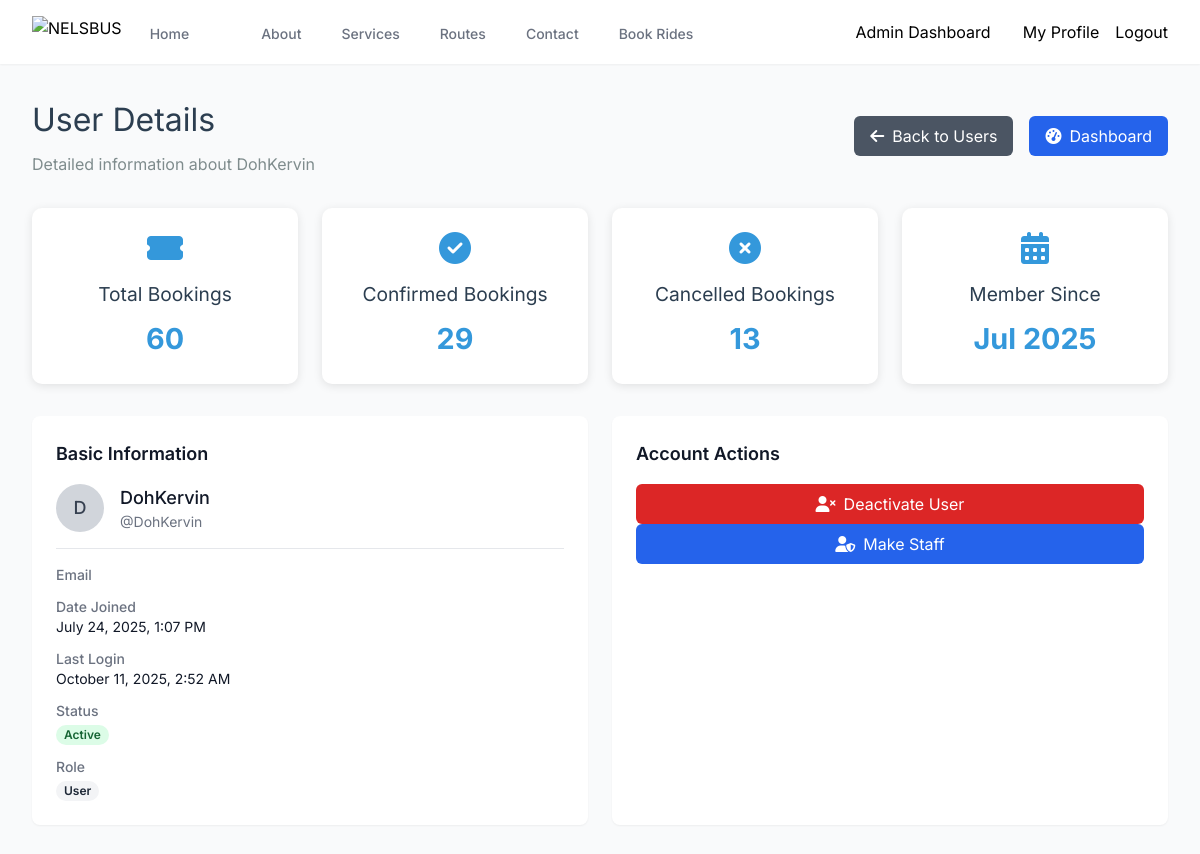
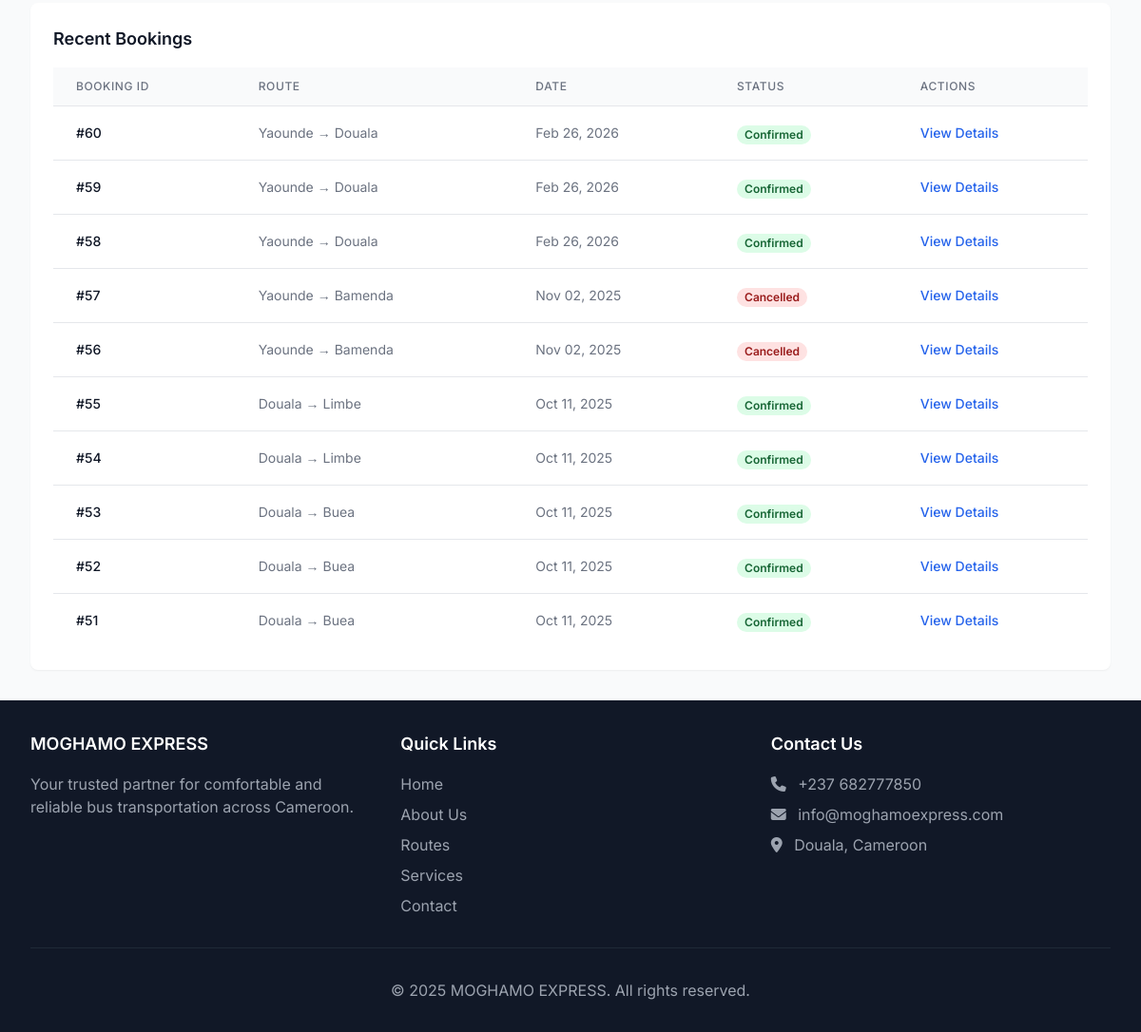
The page /manage-users/9/ (signed in) on the database its author committed (2 pictures, top to bottom).
### NelsaApp/models.py (models this page shows, shortened)
class Booking(models.Model):
    STATUS_CHOICES = [('Confirmed', 'Confirmed'), ('Cancelled', 'Cancelled'), ('Pending', 'Pending')]
    passenger = models.ForeignKey(Passenger, on_delete=models.CASCADE)
    schedule = models.ForeignKey(Schedule, on_delete=models.CASCADE)
    seat_number = models.IntegerField()
    status = models.CharField(max_length=10, choices=STATUS_CHOICES, default='Pending')
    booking_date = models.DateTimeField(auto_now_add=True)
    booking_group = models.ForeignKey(BookingGroup, on_delete=models.CASCADE, related_name='bookings', null=True, blank=True)

class Schedule(models.Model):
    bus = models.ForeignKey(Bus, on_delete=models.CASCADE)
    route = models.ForeignKey(Route, on_delete=models.CASCADE, related_name='schedules')
    departure_time = models.DateTimeField()
    arrival_time = models.DateTimeField()
    price = models.DecimalField(max_digits=10, decimal_places=2)
    is_available = models.BooleanField(default=True)

class Route(models.Model):
    start_location = models.CharField(max_length=100)
    end_location = models.CharField(max_length=100)
    distance = models.FloatField()
    duration = models.FloatField(default=0)  # Duration in hours
    price = models.DecimalField(max_digits=10, decimal_places=2, default=0)  # Base price for the route
    class Meta:
        unique_together = ('start_location', 'end_location')

### NelsaApp/views.py (the view)
# urls.py: path('manage-users/<int:user_id>/', views.admin_user_detail, name='admin_user_detail'),
@login_required
@user_passes_test(lambda u: u.is_staff)
def admin_user_detail(request, user_id):
    user = get_object_or_404(User, id=user_id)
    try:
        passenger = Passenger.objects.get(email=user.email)
        bookings = Booking.objects.filter(passenger=passenger).select_related('schedule', 'schedule__bus', 'schedule__route').order_by('-booking_date')
    except Passenger.DoesNotExist:
        bookings = []
    total_bookings = len(bookings)
    confirmed_bookings = len([b for b in bookings if b.status == 'Confirmed'])
    cancelled_bookings = len([b for b in bookings if b.status == 'Cancelled'])
    context = {
        'user_detail': user,
        'bookings': bookings[:10],  # Show only last 10 bookings
        'total_bookings': total_bookings,
        'confirmed_bookings': confirmed_bookings,
        'cancelled_bookings': cancelled_bookings,
    }
    return render(request, 'NelsaApp/admin_user_detail.html', context)

### NelsaApp/templates/NelsaApp/admin_user_detail.html (shortened to what this page needs)
{% extends 'NelsaApp/admin.html' %}
{% load static %}
{% block content %}
<div class="admin-user-detail">
    <div class="admin-header">
        <div class="flex items-center justify-between mb-4">
            <div>
                <h1>User Details</h1>
                <p>Detailed information about {{ user_detail.username }}</p>
            </div>
            <div class="flex space-x-2">
                <a href="{% url 'admin_users' %}" class="bg-gray-600 text-white px-4 py-2 rounded-md hover:bg-gray-700 focus:outline-none focus:ring-2 focus:ring-gray-500">
                    <i class="fas fa-arrow-left mr-2"></i>Back to Users
                </a>
                <a href="{% url 'admin_dashboard' %}" class="bg-blue-600 text-white px-4 py-2 rounded-md hover:bg-blue-700 focus:outline-none focus:ring-2 focus:ring-blue-500">
                    <i class="fas fa-tachometer-alt mr-2"></i>Dashboard
                </a>
            </div>
        </div>
    </div>
    <div class="admin-stats mb-8">
        <div class="stat-card">
            <i class="fas fa-ticket-alt"></i>
            <h3>Total Bookings</h3>
            <p class="stat-number">{{ total_bookings }}</p>
        </div>
        <div class="stat-card">
            <i class="fas fa-check-circle"></i>
            <h3>Confirmed Bookings</h3>
            <p class="stat-number">{{ confirmed_bookings }}</p>
        </div>
        <div class="stat-card">
            <i class="fas fa-times-circle"></i>
            <h3>Cancelled Bookings</h3>
            <p class="stat-number">{{ cancelled_bookings }}</p>
        </div>
        <div class="stat-card">
            <i class="fas fa-calendar-alt"></i>
            <h3>Member Since</h3>
            <p class="stat-number">{{ user_detail.date_joined|date:"M Y" }}</p>
        </div>
    </div>
    <div class="grid grid-cols-1 lg:grid-cols-2 gap-6 mb-8">
        <div class="bg-white rounded-lg shadow-sm overflow-hidden">
            <div class="p-6">
                <h3 class="text-lg font-semibold text-gray-900 mb-4">Basic Information</h3>
                <div class="space-y-4">
                    <div class="flex items-center">
                        <div class="flex-shrink-0 h-12 w-12">
                            <div class="h-12 w-12 rounded-full bg-gray-300 flex items-center justify-center">
                                <span class="text-lg font-medium text-gray-700">{{ user_detail.username|first|upper }}</span>
                            </div>
                        </div>
                        <div class="ml-4">
                            <div class="text-lg font-medium text-gray-900">{{ user_detail.get_full_name|default:user_detail.username }}</div>
                            <div class="text-sm text-gray-500">@{{ user_detail.username }}</div>
                        </div>
                    </div>
                    <div class="border-t pt-4">
                        <dl class="space-y-3">
                            <div>
                                <dt class="text-sm font-medium text-gray-500">Email</dt>
                            </div>
                            <div>
                                <dt class="text-sm font-medium text-gray-500">Date Joined</dt>
                                <dd class="text-sm text-gray-900">{{ user_detail.date_joined|date:"F d, Y, g:i A" }}</dd>
                            </div>
                            <div>
                                <dt class="text-sm font-medium text-gray-500">Last Login</dt>
                                <dd class="text-sm text-gray-900">
                                    {% if user_detail.last_login %}
                                        {{ user_detail.last_login|date:"F d, Y, g:i A" }}
                                    {% else %}
                                        Never
                                    {% endif %}
                                </dd>
                            </div>
                            <div>
                                <dt class="text-sm font-medium text-gray-500">Status</dt>
                                <dd>
                                    <span class="px-2 inline-flex text-xs leading-5 font-semibold rounded-full {% if user_detail.is_active %}bg-green-100 text-green-800{% else %}bg-red-100 text-red-800{% endif %}">
                                        {{ user_detail.is_active|yesno:"Active,Inactive" }}
                                    </span>
                                </dd>
                            </div>
                            <div>
                                <dt class="text-sm font-medium text-gray-500">Role</dt>
                                <dd>
                                    <span class="px-2 inline-flex text-xs leading-5 font-semibold rounded-full {% if user_detail.is_staff %}bg-blue-100 text-blue-800{% else %}bg-gray-100 text-gray-800{% endif %}">
                                        {{ user_detail.is_staff|yesno:"Staff,User" }}
                                    </span>
                                </dd>
                            </div>
                        </dl>
                    </div>
                </div>
            </div>
        </div>
        <div class="bg-white rounded-lg shadow-sm overflow-hidden">
            <div class="p-6">
                <h3 class="text-lg font-semibold text-gray-900 mb-4">Account Actions</h3>
                <div class="space-y-3">
                    <form method="POST" action="{% url 'admin_users' %}" class="inline">
                        {% if user_detail.is_active %}
                        <button type="submit" name="action" value="deactivate"
                                class="w-full bg-red-600 text-white px-4 py-2 rounded-md hover:bg-red-700 focus:outline-none focus:ring-2 focus:ring-red-500"
                                onclick="return confirm('Are you sure you want to deactivate this user?')">
                            <i class="fas fa-user-times mr-2"></i>Deactivate User
                        </button>
                        {% else %}
                        <button type="submit" name="action" value="activate"
                                class="w-full bg-green-600 text-white px-4 py-2 rounded-md hover:bg-green-700 focus:outline-none focus:ring-2 focus:ring-green-500">
                            <i class="fas fa-user-check mr-2"></i>Activate User
                        </button>
                        {% endif %}
                    </form>
                    <form method="POST" action="{% url 'admin_users' %}" class="inline">
                        {% if user_detail.is_staff %}
                        <button type="submit" name="action" value="remove_staff"
                                class="w-full bg-orange-600 text-white px-4 py-2 rounded-md hover:bg-orange-700 focus:outline-none focus:ring-2 focus:ring-orange-500"
                                onclick="return confirm('Are you sure you want to remove staff privileges?')">
                            <i class="fas fa-user-minus mr-2"></i>Remove Staff Privileges
                        </button>
                        {% else %}
                        <button type="submit" name="action" value="make_staff"
                                class="w-full bg-blue-600 text-white px-4 py-2 rounded-md hover:bg-blue-700 focus:outline-none focus:ring-2 focus:ring-blue-500"
                                onclick="return confirm('Are you sure you want to make this user staff?')">
                            <i class="fas fa-user-shield mr-2"></i>Make Staff
                        </button>
                        {% endif %}
                    </form>
                </div>
            </div>
        </div>
    </div>
    <div class="bg-white rounded-lg shadow-sm overflow-hidden">
        <div class="p-6">
            <h3 class="text-lg font-semibold text-gray-900 mb-4">Recent Bookings</h3>
            {% if bookings %}
            <div class="overflow-x-auto">
                <table class="min-w-full divide-y divide-gray-200">
                    <thead class="bg-gray-50">
                        <tr>
                            <th scope="col" class="px-6 py-3 text-left text-xs font-medium text-gray-500 uppercase tracking-wider">Booking ID</th>
                            <th scope="col" class="px-6 py-3 text-left text-xs font-medium text-gray-500 uppercase tracking-wider">Route</th>
                            <th scope="col" class="px-6 py-3 text-left text-xs font-medium text-gray-500 uppercase tracking-wider">Date</th>
                            <th scope="col" class="px-6 py-3 text-left text-xs font-medium text-gray-500 uppercase tracking-wider">Status</th>
                            <th scope="col" class="px-6 py-3 text-left text-xs font-medium text-gray-500 uppercase tracking-wider">Actions</th>
                        </tr>
                    </thead>
                    <tbody class="bg-white divide-y divide-gray-200">
                        {% for booking in bookings %}
                        <tr>
                            <td class="px-6 py-4 whitespace-nowrap text-sm font-medium text-gray-900">#{{ booking.id }}</td>
                            <td class="px-6 py-4 whitespace-nowrap text-sm text-gray-500">
                                {{ booking.schedule.route.start_location }} → {{ booking.schedule.route.end_location }}
                            </td>
                            <td class="px-6 py-4 whitespace-nowrap text-sm text-gray-500">{{ booking.booking_date|date:"M d, Y" }}</td>
                            <td class="px-6 py-4 whitespace-nowrap">
                                <span class="px-2 inline-flex text-xs leading-5 font-semibold rounded-full
                                    {% if booking.status == 'Confirmed' %}bg-green-100 text-green-800
                                    {% elif booking.status == 'Pending' %}bg-yellow-100 text-yellow-800
                                    {% else %}bg-red-100 text-red-800{% endif %}">
                                    {{ booking.status }}
                                </span>
                            </td>
                            <td class="px-6 py-4 whitespace-nowrap text-sm font-medium">
                                <a href="{% url 'admin_booking_detail' booking.id %}" class="text-blue-600 hover:text-blue-900">View Details</a>
                            </td>
                        </tr>
                        {% endfor %}
                    </tbody>
                </table>
            </div>
            {% else %}
            <div class="text-center py-8">
                <i class="fas fa-ticket-alt text-gray-400 text-4xl mb-4"></i>
                <p class="text-gray-500">No bookings found for this user.</p>
            </div>
            {% endif %}
        </div>
    </div>
</div>
{% endblock %}

### NelsaApp/templates/NelsaApp/admin_user_detail.html (style rules this page uses)
.admin-user-detail { padding: 2rem; }
.admin-header { margin-bottom: 2rem; }
.admin-header h1 { color: #2c3e50; font-size: 2rem; margin-bottom: 0.5rem; }
.admin-header p { color: #7f8c8d; }
.admin-stats { display: grid; grid-template-columns: repeat(auto-fit, minmax(250px, 1fr)); gap: 1.5rem; }
.stat-card { background: white; padding: 1.5rem; border-radius: 10px; box-shadow: 0 2px 10px rgba(0, 0, 0, 0.1); text-align: center; transition: transform 0.3s ease; }
.stat-card i { font-size: 2rem; color: #3498db; margin-bottom: 1rem; }
.stat-card h3 { color: #2c3e50; font-size: 1.2rem; margin-bottom: 0.5rem; }
.stat-number { color: #3498db; font-size: 1.8rem; font-weight: bold; }

### rows shown on the page
Booking: id "60", schedule.route.start_location "Yaounde", schedule.route.end_location "Douala", booking_date "Feb 26, 2026", status "Confirmed"
Booking: id "59", schedule.route.start_location "Yaounde", schedule.route.end_location "Douala", booking_date "Feb 26, 2026", status "Confirmed"
Booking: id "58", schedule.route.start_location "Yaounde", schedule.route.end_location "Douala", booking_date "Feb 26, 2026", status "Confirmed"
Booking: id "57", schedule.route.start_location "Yaounde", schedule.route.end_location "Bamenda", booking_date "Nov 02, 2025", status "Cancelled"
Booking: id "56", schedule.route.start_location "Yaounde", schedule.route.end_location "Bamenda", booking_date "Nov 02, 2025", status "Cancelled"
Booking: id "55", schedule.route.start_location "Douala", schedule.route.end_location "Limbe", booking_date "Oct 11, 2025", status "Confirmed"
Booking: id "54", schedule.route.start_location "Douala", schedule.route.end_location "Limbe", booking_date "Oct 11, 2025", status "Confirmed"
Booking: id "53", schedule.route.start_location "Douala", schedule.route.end_location "Buea", booking_date "Oct 11, 2025", status "Confirmed"
Booking: id "52", schedule.route.start_location "Douala", schedule.route.end_location "Buea", booking_date "Oct 11, 2025", status "Confirmed"
Booking: id "51", schedule.route.start_location "Douala", schedule.route.end_location "Buea", booking_date "Oct 11, 2025", status "Confirmed"

### other values the page prints
{{ user_detail.username }} "DohKervin"
{{ total_bookings }} "60"
{{ confirmed_bookings }} "29"
{{ cancelled_bookings }} "13"
{{ user_detail.date_joined|date:"M Y" }} "Jul 2025"
{{ user_detail.username|first|upper }} "D"
{{ user_detail.get_full_name|default:user_detail.username }} "DohKervin"
{{ user_detail.date_joined|date:"F d, Y, g:i A" }} "July 24, 2025, 1:07 PM"
{{ user_detail.last_login|date:"F d, Y, g:i A" }} "October 11, 2025, 2:52 AM"
{{ user_detail.is_active|yesno:"Active,Inactive" }} "Active"
{{ user_detail.is_staff|yesno:"Staff,User" }} "User"
